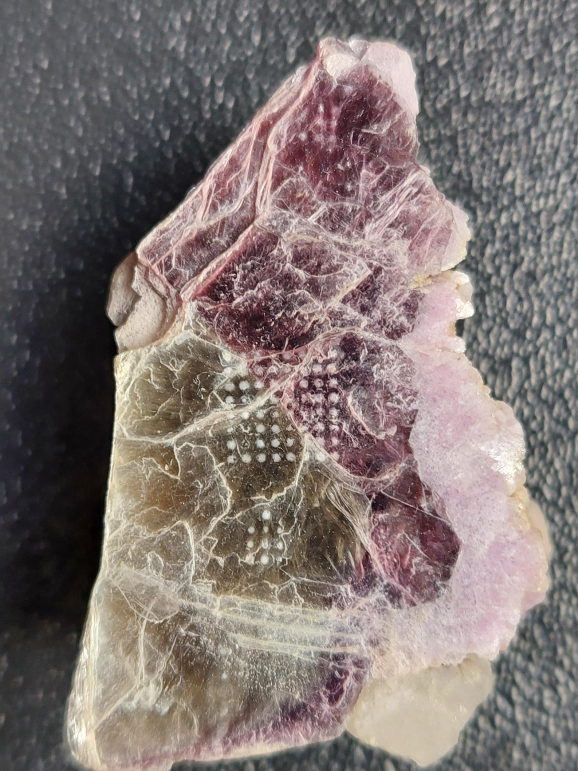
#> input picture image.png, 1734 x 2312 px (shown at 1/3 size)
$ python adaptative_mesh_alg.py
#> lines starting #> are read from the running program, lines starting #| are printed output that depends on the picture
# -*- coding: utf-8 -*-
"""
Created on Tue Nov  9 11:57:49 2021

@author: nunoa
"""


import os
from matplotlib.pyplot import *
import numpy as np
from skimage import io, filters

import matplotlib


class Block:

    """

    Instance is a block of a given mesh

    """

    def __init__(self, coordinates,level=0):

        #list that contains coodinates as [[x0,y0]],
        # 1--2
        # |  |
        # 0--3
        self.coordinates = np.array(coordinates)

        #bool to store if it is already tested to the criteria
        self.is_checked = False

        #number of iteration level it belongs
        self.level = level

        ##store connections between points to plot lines of reference
        x0 = coordinates[0][0]
        x1 = coordinates[3][0]
        y0 = coordinates[0][1]
        y1 = coordinates[1][1]
        self.block_connections = [[x0,x0,x1,x1,x0],[y0,y1,y1,y0,y0]]

    def check_block(self,threshold,image):

        """
        Method to check if a block should be divided
        """

        #limits of the image
        x_min = int(self.coordinates[0][0])
        x_max = int(self.coordinates[3][0])

        y_min = int(self.coordinates[0][1])
        y_max = int(self.coordinates[1][1])

        #compute the criteria
        criteria, value = image.compute_criteria([[x_min,x_max],
                                           [y_min,y_max]])

        self.is_checked = True

        #return true if it shoud be divided
        return value>threshold

    def __repr__(self):
        return "Block - "+ "x = [" + str(self.coordinates[0][0]) + ', ' +str(self.coordinates[3][0]) + ']\t' +   "y = [" + str(self.coordinates[0][1]) + ', ' +str(self.coordinates[1][1]) + ']\t' +", level " + str(self.level) + '\n'


class Mesh:

    """
    A mesh is a set of Blocks
    """

    def __init__(self, image):

        #list of current blocks that the present mesh has
        self.list_of_blocks = []

        num_divs_x = 3
        num_divs_y = 3

        step_x = (image.x_max//num_divs_x)
        step_y = (image.y_max//num_divs_y)

        for i in range(0,num_divs_x):
            for j in range(0,num_divs_y):
                xmin = image.x_min+i*step_x
                xmax = image.x_min+(i+1)*step_x
                ymin = image.x_min+j*step_y
                ymax = image.x_min+(j+1)*step_y

                self.list_of_blocks.append(Block([[xmin,ymin],
                                        [xmin, ymax],
                                        [xmax, ymax],
                                        [xmax, ymin]],level=0))


        # store the image, shall be of type image, defined in class
        self.image = image

    def update_blocks(self,threshold):

        """
        Check if
        """

        new_list_of_blocks = []
        self.state = 0 #if 0 reached the end of update

        for i in range(0,len(self.list_of_blocks)):
            current_block = self.list_of_blocks[i]

            if not current_block.is_checked:
                self.state = 1

                divide = current_block.check_block(threshold, self.image)

                if divide:

                    x_min = int(current_block.coordinates[0][0])
                    x_max = int(current_block.coordinates[3][0])
                    x_mean = int(x_min+(x_max-x_min)/2)


                    y_min = int(current_block.coordinates[0][1])
                    y_max = int(current_block.coordinates[1][1])
                    y_mean = int(y_min+(y_max-y_min)/2)


                    new_block1 = Block([[x_min, y_min],
                                       [x_min, y_mean],
                                       [x_mean, y_mean],
                                       [x_mean, y_min]],level=current_block.level+1)


                    new_block2 = Block([[x_min, y_mean],
                                       [x_min, y_max],
                                       [x_mean, y_max],
                                       [x_mean, y_mean]],level=current_block.level+1)

                    new_block3 = Block([[x_mean, y_mean],
                                       [x_mean, y_max],
                                       [x_max, y_max],
                                       [x_max, y_mean]],level=current_block.level+1)


                    new_block4 = Block([[x_mean, y_min],
                                       [x_mean, y_mean],
                                       [x_max, y_mean],
                                       [x_max, y_min]],level=current_block.level+1)

                    self.max_level = current_block.level+1

                    new_list_of_blocks.append(new_block1)
                    new_list_of_blocks.append(new_block2)
                    new_list_of_blocks.append(new_block3)
                    new_list_of_blocks.append(new_block4)


                else:
                    new_list_of_blocks.append(current_block)


            else:
                new_list_of_blocks.append(current_block)


        self.list_of_blocks = new_list_of_blocks

    def adaptative_mesh(self,threshold, max_num_divisions=2):
        self.state = 1
        self.max_level = 0
        while self.max_level <= max_num_divisions and self.state == 1:

                self.update_blocks(threshold)


    def plot(self):
            coordinate_pairs = []
            levels = []
            #print(self.list_of_blocks)
            for i in range(0,len(self.list_of_blocks)):
                plot(self.list_of_blocks[i].block_connections[0],
                     self.list_of_blocks[i].block_connections[1], lw = .5, color= 'w',ls='--')

                for j in range(0,len(self.list_of_blocks[i].coordinates)):
                    coordinate_pairs.append(self.list_of_blocks[i].coordinates[j])
                    levels.append(self.list_of_blocks[i].level)

            coordinate_pairs = np.array(coordinate_pairs)
            cycle_colors = rcParams['axes.prop_cycle'].by_key()['color']

            for i in range(0,len(coordinate_pairs)):

                plot(coordinate_pairs[i,0],coordinate_pairs[i,1],
                         'o',ms=7,markeredgecolor='k', color=cycle_colors[levels[i]])

            self.coordinate_pairs = np.unique(coordinate_pairs, axis=0)
            return coordinate_pairs

    def get_coordinates_and_values(self, image):
        x_values = []
        y_values = []
        map_values = []
        for i in range(0, len(self.coordinate_pairs)):
            x_values.append(self.coordinate_pairs[i][0])
            y_values.append(self.coordinate_pairs[i][1])
            #print(x_values[-1],y_values[-1])
            map_values.append(image[self.coordinate_pairs[i][0]-1,
                              self.coordinate_pairs[i][1]-1])

        return x_values, y_values, map_values

class image:
    """
    A Class to contain images
    """

    def __init__(self, path,lims=False):
#> called with path = 'image.png'
        self.path = path
        self.data_input()
#> in data_input, `self.data = np.transpose(io.imread(self.path),[1,0,2])`:
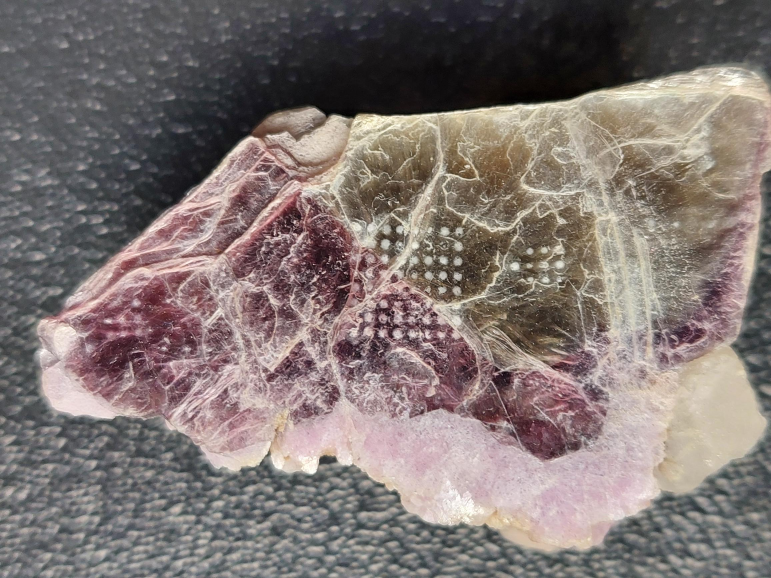
#> self.data: shape (1734, 2312, 3) (shown at 1/3 size); mean R, G, B 128.1, 117.2, 114.3
#> in data_input, `self.data_gray = np.transpose(io.imread(self.path, as_gray=True))`:
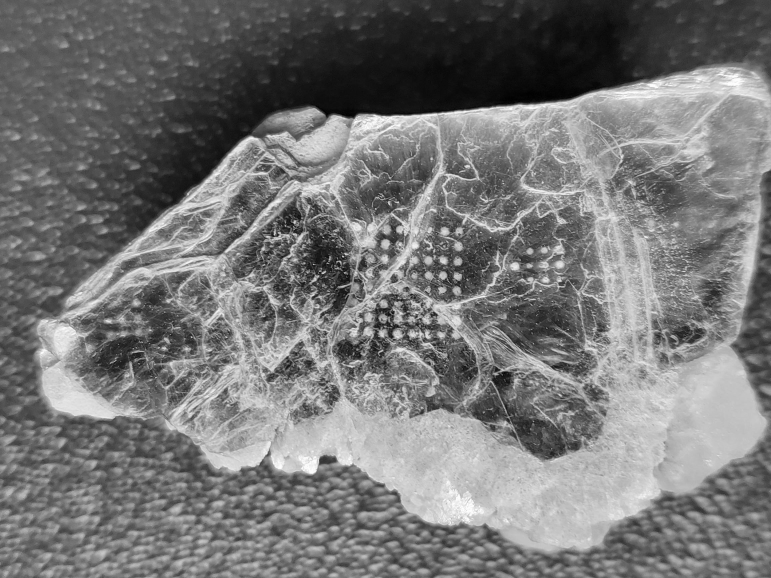
#> self.data_gray: shape (1734, 2312) float64 (shown at 1/3 size); min 0, max 0.999, mean 0.468

        self.lims=lims

        if lims:
            self.ROI_data = self.data[lims[0][0]:lims[0][1],lims[1][0]:lims[1][1]]
            self.ROI_data_gray = self.data_gray[lims[0][0]:lims[0][1],lims[1][0]:lims[1][1]]
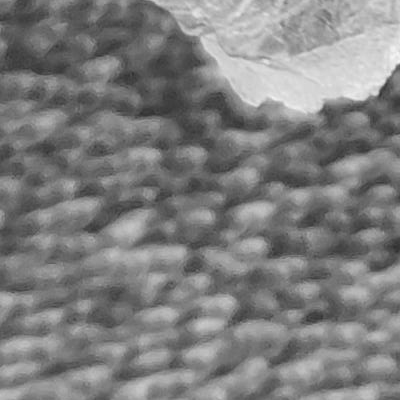
#> self.ROI_data_gray: shape (400, 400) float64; min 0.188, max 0.963, mean 0.498
        else:
            self.ROI_data = self.data
            self.ROI_data_gray = self.data_gray

        self.x_min = 0
        self.y_min = 0
        self.x_max = np.shape(self.ROI_data_gray)[0]
#> self.x_max = 400
        self.y_max = np.shape(self.ROI_data_gray)[1]
#> self.y_max = 400
        self.compute_criteria()


    def data_input(self):
        self.data = np.transpose(io.imread(self.path),[1,0,2])
        self.data_gray = np.transpose(io.imread(self.path, as_gray=True))


    def plot_all(self, gray=False):
        title('Original Image')
        if not gray:
            imshow(np.transpose(self.data,[1,0,2]))
        else:
            imshow(np.transpose(self.data_gray),cmap='Greys')

        if self.lims:

            x0 = self.lims[0][0]
            x1 = self.lims[0][1]
            y0 = self.lims[1][0]
            y1 = self.lims[1][1]

            plot([x0,x0,x1,x1,x0],[y0,y1,y1,y0,y0],ls='--',lw=3,color='k')
            fill_between([x0,x1], [y0,y0],[y1,y1], alpha=0.3,color='k')
    def plot_ROI(self, gray=False):
        title("ROI")
        if not gray:
            imshow(np.transpose(self.ROI_data,[1,0,2]))
        else:
            imshow(np.transpose(self.ROI_data_gray),cmap='Greys')


    def compute_criteria(self,lims=False):
        if lims:
            criteria = filters.sobel(self.ROI_data_gray[lims[0][0]:lims[0][1],
                                                         lims[1][0]:lims[1][1]])

            value = np.mean(criteria)

            max_value = np.max(self.ROI_data_gray[lims[0][0]:lims[0][1],
                               lims[1][0]:lims[1][1]])

            min_value = np.min (self.ROI_data_gray[lims[0][0]:lims[0][1],
                               lims[1][0]:lims[1][1]])

            #value = max_value - min_value

        else:
            criteria = filters.sobel(self.ROI_data_gray)
            value = 0

        return criteria, value

    def plot_criteria(self):
        title("Criteria")
        criteria =filters.sobel(self.ROI_data_gray)
        imshow(np.transpose(criteria))
        colorbar()

if __name__ == '__main__':
    path='image.png'
    rock_image=image(path,lims=[[1300,1700],[400,800]])
    my_mesh = Mesh(rock_image)
    subplots(figsize=[20,10])

    subplot(131)
    rock_image.plot_all()

    subplot(132)
    rock_image.plot_ROI(gray=True)
    print(my_mesh.list_of_blocks)
#| [Block - x = [0, 133]	y = [0, 133]	, level 0
#| , Block - x = [0, 133]	y = [133, 266]	, level 0
#| , Block - x = [0, 133]	y = [266, 399]	, level 0
#| , Block - x = [133, 266]	y = [0, 133]	, level 0
#| , Block - x = [133, 266]	y = [133, 266]	, level 0
#| , Block - x = [133, 266]	y = [266, 399]	, level 0
#| , Block - x = [266, 399]	y = [0, 133]	, level 0
#| , Block - x = [266, 399]	y = [133, 266]	, level 0
#| , Block - x = [266, 399]	y = [266, 399]	, level 0
#| ]
    threshold = 0.5#0.75#0.05

    my_mesh.adaptative_mesh(threshold)
#> the loop in adaptative_mesh, `while self.max_level <= max_num_divisions and self.state == 1: ` made 2 passes
#> pass 1, in compute_criteria (call 2), `criteria = filters.sobel(self.ROI_data_gray[lims[0][0]:lims[0][1], lim..`:
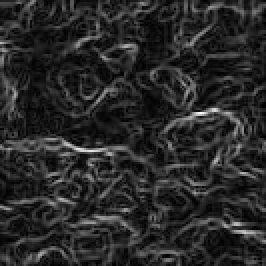
#> criteria: shape (133, 133) float64 (shown 2 times larger); min 1.96e-17, max 0.161, mean 0.0261; drawn with min black and max white
#> pass 1, in compute_criteria (call 3), `criteria = filters.sobel(self.ROI_data_gray[lims[0][0]:lims[0][1], lim..`:
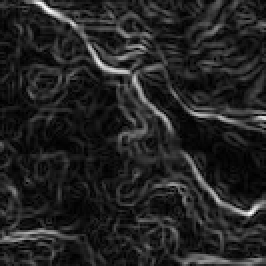
#> criteria: shape (133, 133) float64 (shown 2 times larger); min 0, max 0.196, mean 0.0274; drawn with min black and max white
#> pass 1, in compute_criteria (call 4), `criteria = filters.sobel(self.ROI_data_gray[lims[0][0]:lims[0][1], lim..`:
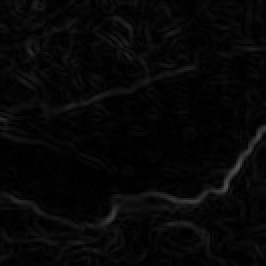
#> criteria: shape (133, 133) float64 (shown 2 times larger); min 1.96e-17, max 0.309, mean 0.0277
#> pass 1, in compute_criteria (call 5), `criteria = filters.sobel(self.ROI_data_gray[lims[0][0]:lims[0][1], lim..`:
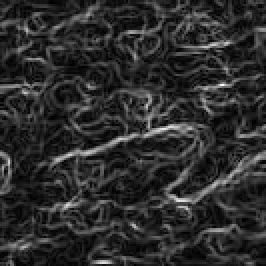
#> criteria: shape (133, 133) float64 (shown 2 times larger); min 1.39e-17, max 0.154, mean 0.0273; drawn with min black and max white
    print(my_mesh.list_of_blocks)
    coordinate = my_mesh.plot()

    subplot(133)
    coordinate = my_mesh.plot()
    rock_image.plot_criteria()

    x_values, y_values, map_values = my_mesh.get_coordinates_and_values(rock_image.ROI_data_gray)
#> after the loop in get_coordinates_and_values, `for i in range(0, len(self.coordinate_pairs)):`: map_values = [0.36, 0.635, 0.445, 0.352, 0.288, 0.529, 0.535, 0.314, 0.592, 0.614, 0.549, 0.571, 0.376, 0.639, 0.417, 0.371]; x_values = [0, 0, 0, 0, 133, 133, 133, 133, 266, 266, 266, 266, 399, 399, 399, 399]; y_values = [0, 133, 266, 399, 0, 133, 266, 399, 0, 133, 266, 399, 0, 133, 266, 399]

    from scipy.interpolate import *

#> (the run stopped early here; a loop or call above may not have finished)
